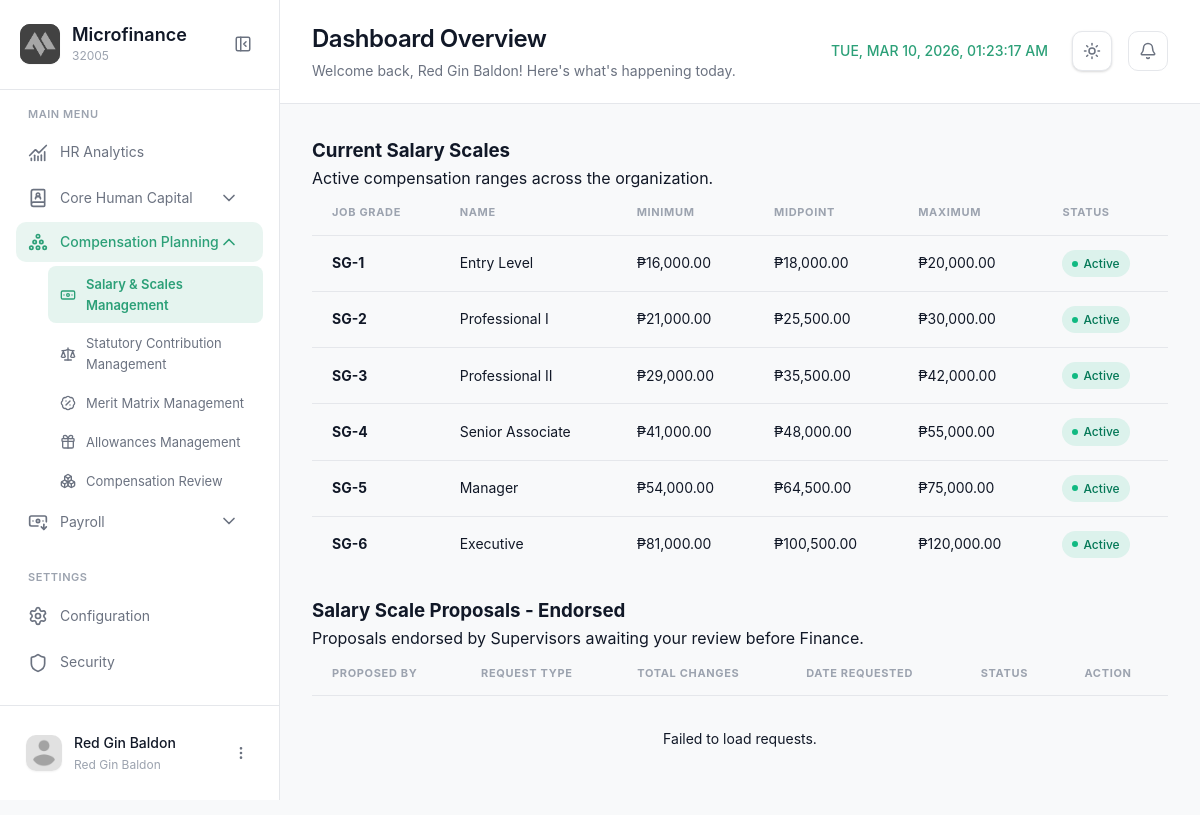
The page /modules/manager/salarymgt.php (signed in) on the database its author committed.
### tables this page shows
CREATE TABLE `salary_grades` (
  `SalaryGradeID` int(11) NOT NULL,
  `period_id` int(11) DEFAULT NULL,
  `GradeLevel` varchar(10) NOT NULL,
  `GradeName` varchar(100) DEFAULT NULL,
  `MinSalary` decimal(15,2) NOT NULL,
  `MaxSalary` decimal(15,2) NOT NULL,
  `MidSalary` decimal(15,2) GENERATED ALWAYS AS ((`MinSalary` + `MaxSalary`) / 2) STORED,
  `Currency` varchar(10) DEFAULT 'PHP',
  `IsActive` tinyint(1) DEFAULT 1,
  `CreatedAt` timestamp NOT NULL DEFAULT current_timestamp(),
  `UpdatedAt` timestamp NULL DEFAULT NULL ON UPDATE current_timestamp(),
  `Description` varchar(255) DEFAULT NULL
);

### modules/manager/salarymgt.php (the view, shortened to what this page needs)
<?php
$page = 'salarymgt';
$module = 'planning';
require_once '../../config/config.php';
$sql_grades = "SELECT * FROM salary_grades ORDER BY GradeLevel ASC";
$res_grades = $conn->query($sql_grades);
$salary_grades = [];
if ($res_grades) {
    while ($row = $res_grades->fetch_assoc()) {
        $salary_grades[] = $row;
    }
}
?>
<!DOCTYPE html>
<html lang="en">
<head>
  <link rel="stylesheet" href="../../css/salaryscales.css?v=1.2">
  <link rel="stylesheet" href="../../css/notifications.css?v=1.1">
</head>
<body>
  <aside class="sidebar" id="sidebar">
    <div class="sidebar-header">
      <div class="logo-container">
        <div class="logo-wrapper">
          <img src="../../img/logo.png" alt="Logo" class="logo">
        </div>
        <div class="logo-text">
          <h2 class="app-name">Microfinance</h2>
          <span class="app-tagline">32005</span>
        </div>
      </div>
      <button class="sidebar-toggle" id="sidebarToggle">
        <i data-lucide="panel-left-close"></i>
      </button>
    </div>
    <nav class="sidebar-nav">
      <div class="nav-section">
        <span class="nav-section-title">MAIN MENU</span>
        <a href="dashboard.php" class="nav-item <?php echo ($page === 'dashboard') ? 'active' : ''; ?>">
          <i data-lucide="chart-no-axes-combined"></i>
          <span>HR Analytics</span>
        </a>
        <div class="nav-item-group <?php echo ($module === 'banking') ? 'active' : ''; ?>">
          <button class="nav-item has-submenu <?php echo ($module === 'banking') ? 'active' : ''; ?>" data-module="banking">
            <div class="nav-item-content">
              <i data-lucide="book-user"></i>
              <span>Core Human Capital</span>
            </div>
            <i data-lucide="chevron-down" class="submenu-icon"></i>
          </button>
        </div>
        <div class="nav-item-group">
          <button class="nav-item has-submenu" data-module="planning">
            <div class="nav-item-content">
              <i data-lucide="circle-pile"></i>
              <span>Compensation Planning</span>
            </div>
            <i data-lucide="chevron-down" class="submenu-icon"></i>
          </button>
          <div class="submenu" id="submenu-planning">
             <a href="salarymgt.php" class="submenu-item <?php echo ($page === 'salarymgt') ? 'active' : ''; ?>">
              <i data-lucide="banknote"></i>
              <span>Salary & Scales Management</span>
            </a>
             <a href="statutorymgt.php" class="submenu-item <?php echo ($page === 'statutorymgt') ? 'active' : ''; ?>">
              <i data-lucide="scale"></i>
              <span>Statutory Contribution Management</span>
            </a>
            <a href="meritmatrixmgt.php" class="submenu-item <?php echo ($page === 'meritmatrixmgt') ? 'active' : ''; ?>">
              <i data-lucide="badge-percent"></i>
              <span>Merit Matrix Management</span>
            </a>
             <a href="allowancemgt.php" class="submenu-item <?php echo ($page === 'allowancemgt') ? 'active' : ''; ?>">
              <i data-lucide="gift"></i>
              <span>Allowances Management</span>
            </a>
             <a href="compensationrev.php" class="submenu-item <?php echo ($page === 'compensationrev') ? 'active' : ''; ?>">
              <i data-lucide="boxes"></i>
              <span>Compensation Review</span>
            </a>
          </div>
        </div>
        <div class="nav-item-group">
          <button class="nav-item has-submenu" data-module="payroll">
            <div class="nav-item-content">
              <i data-lucide="banknote-arrow-down"></i>
              <span>Payroll</span>
            </div>
            <i data-lucide="chevron-down" class="submenu-icon"></i>
          </button>
        </div>
      </div>
      <div class="nav-section">
        <span class="nav-section-title">SETTINGS</span>
        <a href="#" class="nav-item">
          <i data-lucide="settings"></i>
          <span>Configuration</span>
        </a>
        <a href="#" class="nav-item">
          <i data-lucide="shield"></i>
          <span>Security</span>
        </a>
      </div>
    </nav>
    <div class="sidebar-footer">
      <div class="user-profile">
        <div class="user-avatar">
          <img src="../../img/profile.png" alt="User">
        </div>
        <div class="user-info">
          <span class="user-name"><?php echo htmlspecialchars($_SESSION['username'] ?? 'Manager'); ?></span>
          <span class="user-role"><?php echo htmlspecialchars($_SESSION['user_role'] ?? 'HR Manager'); ?></span>
        </div>
        <button class="user-menu-btn" id="userMenuBtn">
          <i data-lucide="more-vertical"></i>
        </button>
      </div>
    </div>
  </aside>
  <main class="main-content">
    <header class="page-header">
      <div class="header-left">
        <div class="header-title">
          <h1>Dashboard Overview</h1>
          <p>Welcome back, <?php echo htmlspecialchars($_SESSION['username'] ?? 'User'); ?>! Here's what's happening today.</p>
        </div>
      </div>
      <div class="header-right">
                        <div class="header-clock">
          <span id="realTimeClock"></span>
        </div>
        <button class="theme-toggle" id="themeToggle" aria-label="Toggle theme">
          <i data-lucide="sun" class="sun-icon"></i>
        </button>
        <div class="header-notifications" style="position: relative;">
          <button class="icon-btn" id="notifBtn">
            <i data-lucide="bell"></i>
          </button>
        </div>
      </div>
    </header>
    <div class="content-wrapper">
        <div class="content-card">
            <div class="card-header">
                <div class="card-header-left">
                    <h3 class="card-title">Current Salary Scales</h3>
                    <p class="card-subtitle">Active compensation ranges across the organization.</p>
                </div>
            </div>
            <div class="card-body">
                <div class="data-table">
                    <table id="currentScalesTable">
                        <thead>
                            <tr>
                                <th>Job Grade</th>
                                <th>Name</th>
                                <th>Minimum</th>
                                <th>Midpoint</th>
                                <th>Maximum</th>
                                <th>Status</th>
                            </tr>
                        </thead>
                        <tbody>
                            <?php foreach ($salary_grades as $grade):
                                $mid = ($grade['MinSalary'] + $grade['MaxSalary']) / 2;
                            ?>
                            <tr data-id="<?php echo $grade['SalaryGradeID']; ?>">
                                <td><strong><?php echo htmlspecialchars($grade['GradeLevel']); ?></strong></td>
                                <td><?php echo htmlspecialchars($grade['GradeName']); ?></td>
                                <td>&#8369;<?php echo number_format($grade['MinSalary'], 2); ?></td>
                                <td><span class="text-muted">&#8369;<?php echo number_format($mid, 2); ?></span></td>
                                <td>&#8369;<?php echo number_format($grade['MaxSalary'], 2); ?></td>
                                <td>
                                    <?php if($grade['IsActive']): ?>
                                        <span class="badge badge-success">Active</span>
                                    <?php else: ?>
                                        <span class="badge badge-secondary">Inactive</span>
                                    <?php endif; ?>
                                </td>
                            </tr>
                            <?php endforeach; ?>
                        </tbody>
                    </table>
                </div>
            </div>
        </div>
        <div class="content-card" style="margin-top: 24px;">
            <div class="card-header">
                <div class="card-header-left">
                    <h3 class="card-title">Salary Scale Proposals - Endorsed</h3>
                    <p class="card-subtitle">Proposals endorsed by Supervisors awaiting your review before Finance.</p>
                </div>
            </div>
            <div class="card-body">
                <div class="data-table">
                    <table id="endorsedProposalsTable">
                        <thead>
                            <tr>
                                <th>Proposed By</th>
                                <th>Request Type</th>
                                <th>Total Changes</th>
                                <th>Date Requested</th>
                                <th>Status</th>
                                <th>Action</th>
                            </tr>
                        </thead>
                        <tbody id="endorsedProposalsBody">
                        </tbody>
                    </table>
                </div>
            </div>
        </div>
    </div>
  </main>
</body>
</html>

### css/notifications.css (style rules this page uses)
.icon-btn { position: relative; width: 40px; height: 40px; border-radius: 10px; background: var(--surface); border: 1px solid var(--border-color); cursor: pointer; display: flex; align-items: center; justify-content: center; color: var(--text-secondary); transition: var(--transition); flex-shrink: 0; }

### rows shown on the page
salary_grades: GradeLevel "SG-1", GradeName "Entry Level", MinSalary "16,000.00", mid "18,000.00", MaxSalary "20,000.00", IsActive "Active"
salary_grades: GradeLevel "SG-2", GradeName "Professional I", MinSalary "21,000.00", mid "25,500.00", MaxSalary "30,000.00", IsActive "Active"
salary_grades: GradeLevel "SG-3", GradeName "Professional II", MinSalary "29,000.00", mid "35,500.00", MaxSalary "42,000.00", IsActive "Active"
salary_grades: GradeLevel "SG-4", GradeName "Senior Associate", MinSalary "41,000.00", mid "48,000.00", MaxSalary "55,000.00", IsActive "Active"
salary_grades: GradeLevel "SG-5", GradeName "Manager", MinSalary "54,000.00", mid "64,500.00", MaxSalary "75,000.00", IsActive "Active"
salary_grades: GradeLevel "SG-6", GradeName "Executive", MinSalary "81,000.00", mid "100,500.00", MaxSalary "120,000.00", IsActive "Active"

### other values the page prints
$_SESSION['username'] "Red Gin Baldon"
$_SESSION['user_role'] "Red Gin Baldon"
